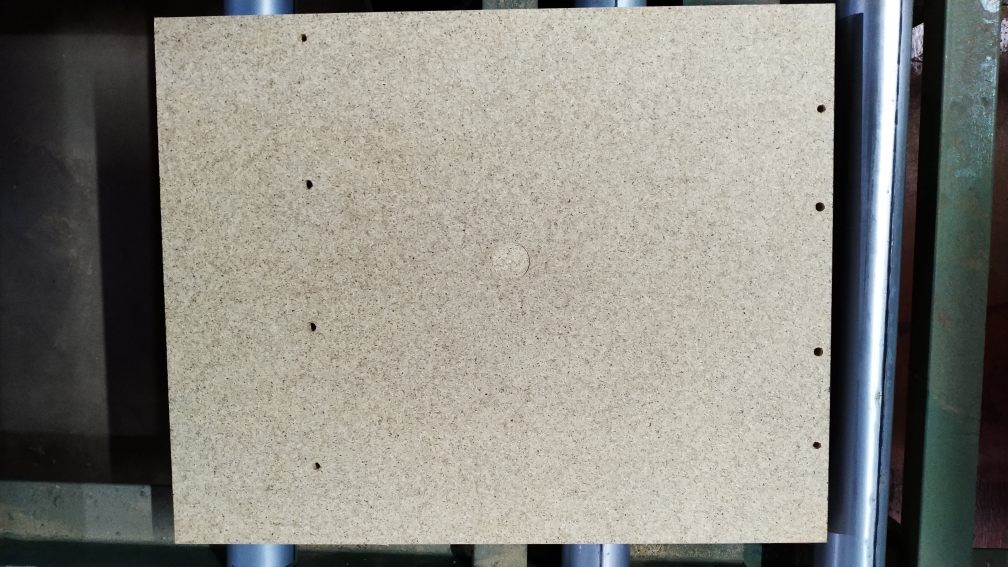
#> input picture Imagens_Teste/Tampo Caemmun/Face 1 sup 1.jpg, 4032 x 2268 px, found by its file name (shown at 1/4 size)
$ python cotas_furacao_1.py
#> lines starting #> are read from the running program, lines starting #| are printed output that depends on the picture; after the words box and inside, x2 and y2 are one past the last pixel; in counts of white or black regions, pixels touching at a corner belong together
#todo: processamento está muito lento, Canny está muito pesado

import cv2
import numpy as np
import time

def escrever(imagem, texto, x, y):
    return(cv2.putText(imagem, texto, (x, y), cv2.FONT_HERSHEY_SIMPLEX,1,(0,0,0),1,cv2.LINE_AA))
def nothing(x):
    pass
cv2.namedWindow('Edges', 0)

cv2.createTrackbar('Canny low', 'Edges', 100, 400, nothing)
cv2.createTrackbar('Canny high', 'Edges', 150, 400, nothing)

while True:
    img_src = cv2.imread('Imagens_Teste\Tampo Caemmun\Face 1 sup 1.jpg')
#> img_src is the input picture: shape (2268, 4032, 3); mean B, G, R 128.1, 135.3, 136.5

    if img_src is None:
        print('ERROR: Img is None')
        cv2.destroyAllWindows()
        exit()

    #img_src = cv2.resize(img_src, (1024, 720))
    img_eroded = cv2.erode(img_src, None, iterations=1)
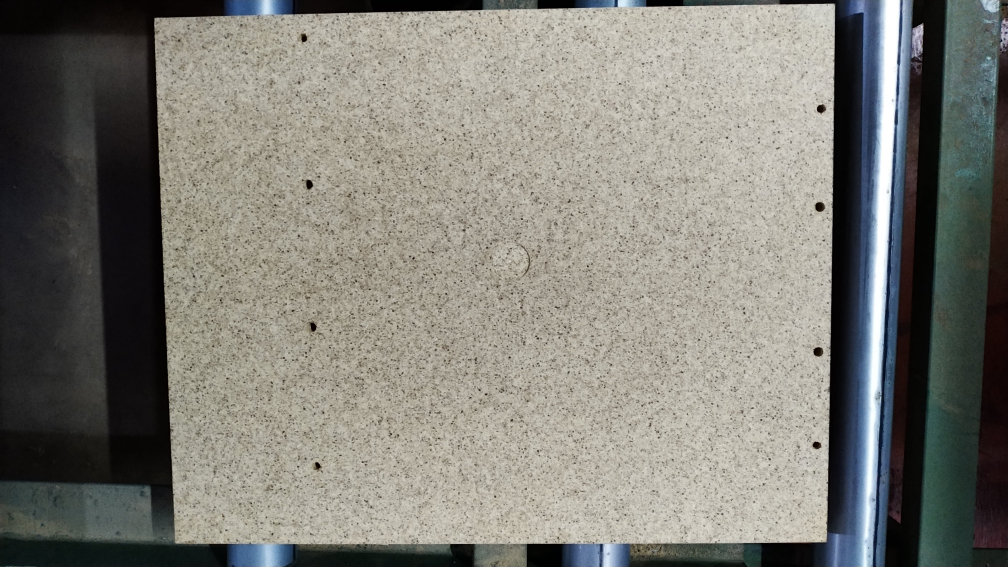
#> img_eroded: shape (2268, 4032, 3) (shown at 1/4 size); mean B, G, R 118.1, 125.4, 126.6
    img_dilated = cv2.dilate(img_eroded, None, iterations=1)

    #img_gray = cv2.cvtColor(img_dilated, cv2.COLOR_BGR2GRAY)
    img_blur = cv2.blur(img_dilated, (3, 3))

    canny_l = cv2.getTrackbarPos('Canny low', 'Edges')
    canny_h = cv2.getTrackbarPos('Canny high', 'Edges')
    img_edged = cv2.Canny(img_blur, canny_l, canny_h)
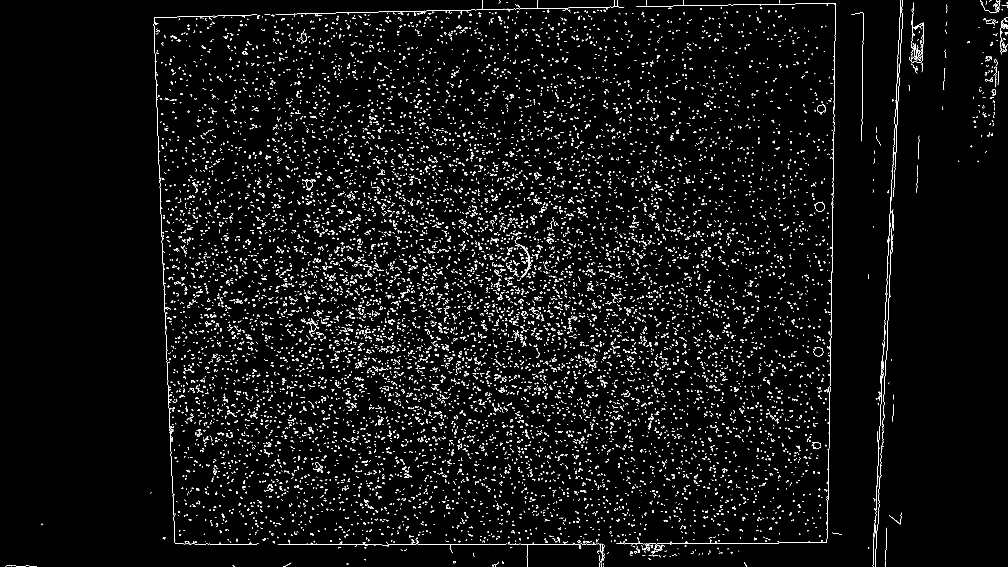
#> img_edged: shape (2268, 4032) (shown at 1/4 size); 2.1% white in thin lines or dots

    (contours, hierarchy) = cv2.findContours(img_edged, cv2.RETR_TREE, cv2.CHAIN_APPROX_SIMPLE)
#> contours = 14292 contours, 13222 with area under 20; largest, box (x1, y1, x2, y2) and area: (3262, 809, 3300, 846) 1064, (3262, 809, 3300, 846) 1034, (1208, 716, 1252, 756) 648, (1225, 720, 1251, 756) 608, (2935, 1548, 2954, 1568) 122

    n_obj = 0

    for cnt in contours:
        M = cv2.moments(cnt)

        if n_obj != 0 and M['m00'] != 0 :

            cX = int(M['m10'] / M['m00'])
            cY = int(M['m01'] / M['m00'])

            escrever(img_src, 'X {}'.format(cX), cX+5, cY-10)
            escrever(img_src, 'Y {}'.format(cY), cX+5, cY+10)
            escrever(img_src, 'N{}'.format(n_obj), cX-40, cY)
        n_obj += 1
#> this loop made 14292 passes
#> (cnt, cX, cY) on passes 42, 49, 57: ([[2714, 2214], [2716, 2216], [2716, 2215], [2715, 2214]], 2715, 2214), ([[2433, 2210], [2429, 2214], [2429, 2215], [2434, 2210]], 2431, 2212), ([[2406, 2206], [2406, 2213], [2406, 2207], [2407, 2206]], 2406, 2206)
#> (cX, cY) on passes 3, 5, 6, 7, 8, 10: (144, 2265), (78, 2264), (33, 2263), (1142, 2263), (933, 2262), (1981, 2259)
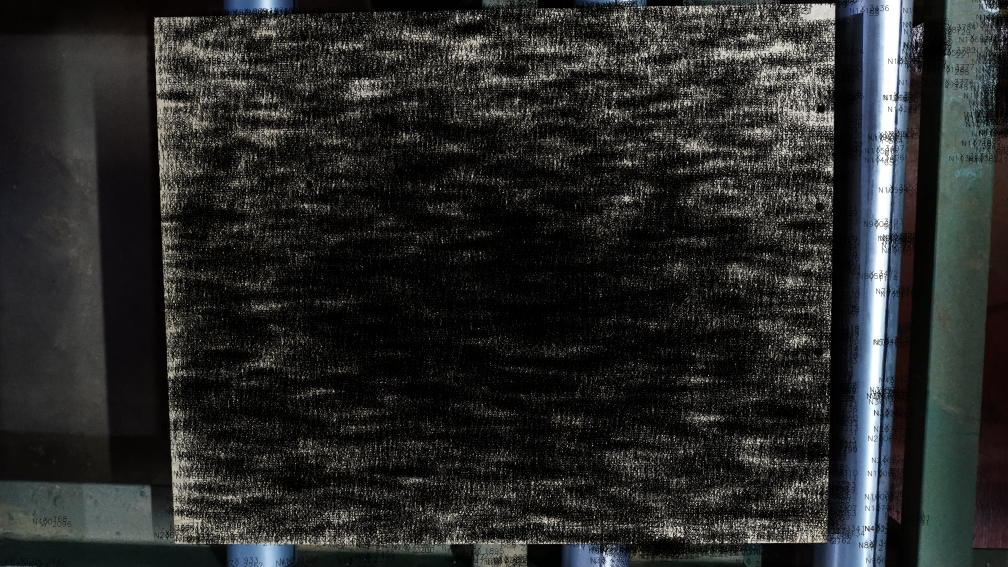
#> img_src: shape (2268, 4032, 3) (shown at 1/4 size); mean B, G, R 40.6, 41.3, 40.3
#> after the loop, n_obj = 14292

    '''
    for i in range(len(contours)):
        print('[Next, Previous, First_Child, Parent] \n' + str(hierarchy[0]) + '\nContorno ' + str(i) + ': \n' + str(contours[i]) + '\n \n')
    '''

    tamanho_img = (640, 480)

    cv2.drawContours(img_src,contours, -1, (0,0,255),1)
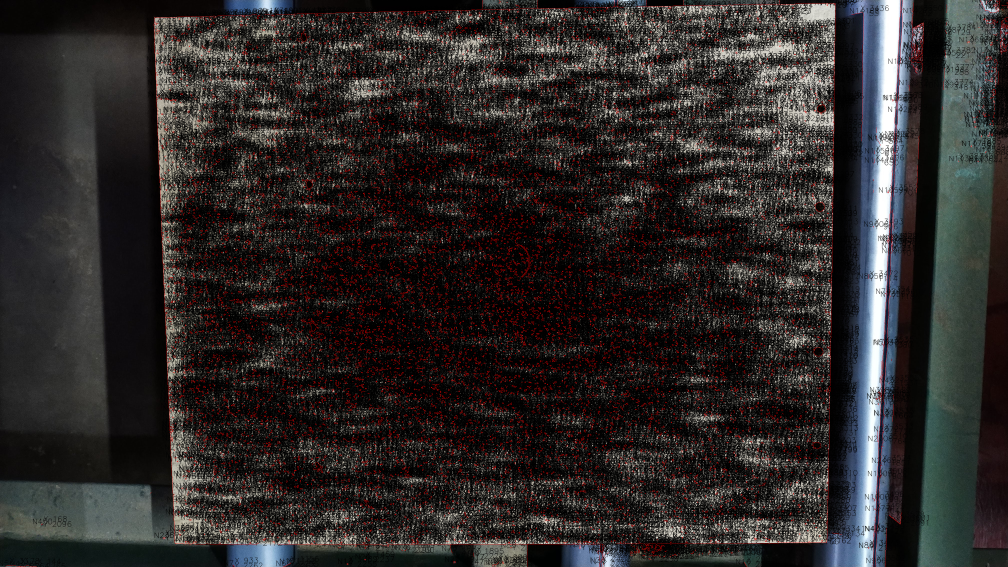
#> img_src: shape (2268, 4032, 3) (shown at 1/4 size); mean B, G, R 40, 40.7, 45.1
    cv2.imshow('Peca blur', cv2.resize(img_blur, tamanho_img))
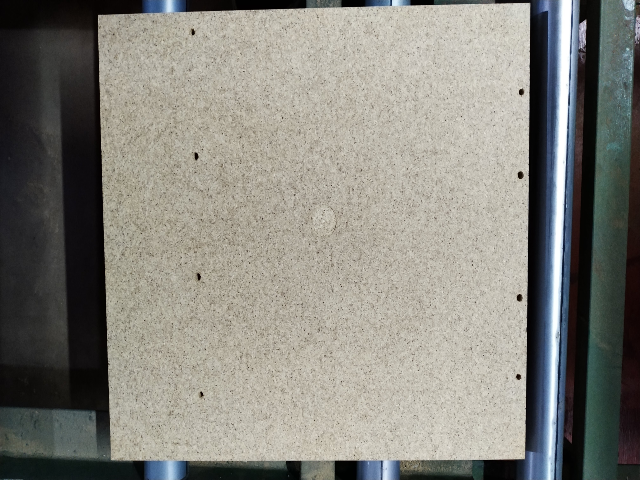
#> window 'Peca blur': shape (480, 640, 3); mean B, G, R 124.9, 132.1, 133.4
    cv2.imshow('Eroded', cv2.resize(img_eroded, tamanho_img))
    cv2.imshow('Dilated', cv2.resize(img_dilated, tamanho_img))
    cv2.imshow('Blur', cv2.resize(img_blur, tamanho_img))
    cv2.imshow('Edges', cv2.resize(img_edged, tamanho_img))
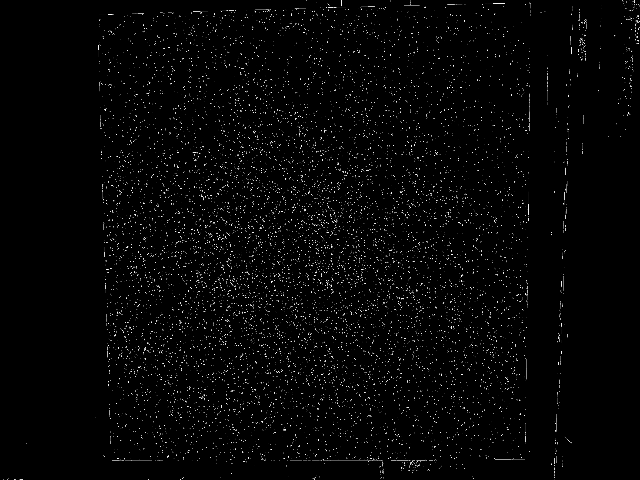
#> window 'Edges': shape (480, 640); min 0, max 255, mean 5.5
    cv2.imshow('ctns', cv2.resize(img_src, tamanho_img))
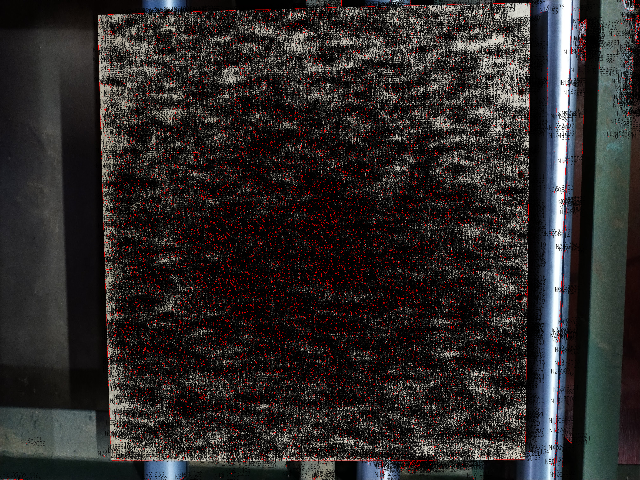
#> window 'ctns': shape (480, 640, 3); mean B, G, R 39.9, 40.7, 45.1
    #cv2.imwrite('Imagens Teste\res.jpeg', img_src)
    #cv2.imshow('edge', img_edged)

    k = cv2.waitKey(27)
#> (key Esc is pressed here)
    if k == 27:
        break

cv2.destroyAllWindows()

$ run again, with Imagens_Teste/Tampo Caemmun/Face 2 sup 1.jpg copied over Imagens_Teste/Tampo Caemmun/Face 1 sup 1.jpg
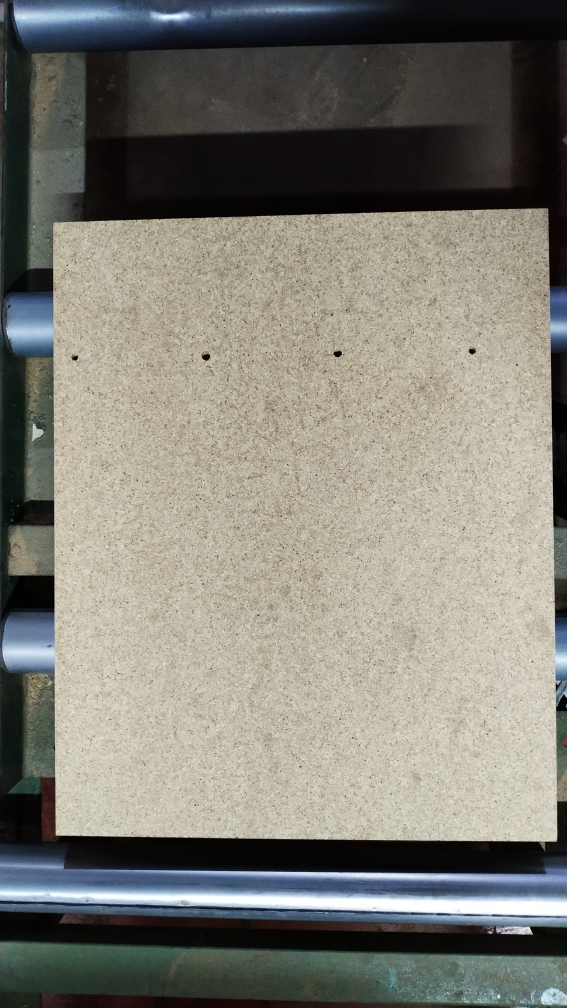
#> input picture Imagens_Teste/Tampo Caemmun/Face 2 sup 1.jpg, 2268 x 4032 px, found by its file name (shown at 1/4 size)
#> img_src is the input picture: shape (4032, 2268, 3); mean B, G, R 117, 125.9, 127.3
#> `img_edged = cv2.Canny(img_blur, canny_l, canny_h)`:
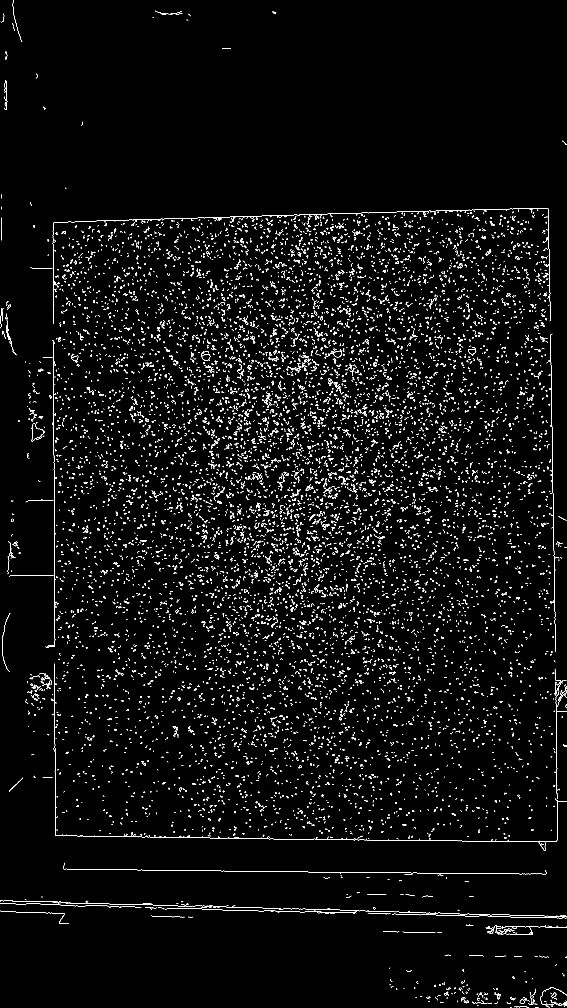
#> img_edged: shape (4032, 2268) (shown at 1/4 size); 1.9% white in thin lines or dots
#> contours = 12369 contours, 11685 with area under 20; largest, box (x1, y1, x2, y2) and area: (24, 1302, 48, 1372) 143, (25, 1311, 36, 1346) 117, (1953, 3725, 1972, 3736) 116, (1953, 3725, 1970, 3736) 102, (31, 1219, 43, 1233) 98
#> the loop `for cnt in contours:` made 12369 passes
#> (cX, cY) on passes 2, 3, 4, 5, 6, 7, 9, 10: (2141, 4029), (2042, 4029), (2092, 4027), (2057, 4027), (2196, 4029), (2209, 4024), (2257, 4024), (2256, 4018)
#> after the loop `for cnt in contours:`: n_obj = 12369
#> `cv2.imshow('ctns', cv2.resize(img_src, tamanho_img))`:
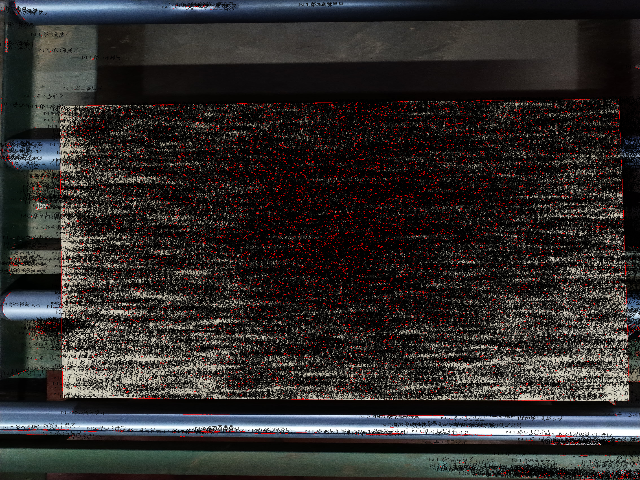
#> window 'ctns': shape (480, 640, 3); mean B, G, R 42.3, 43.4, 47
